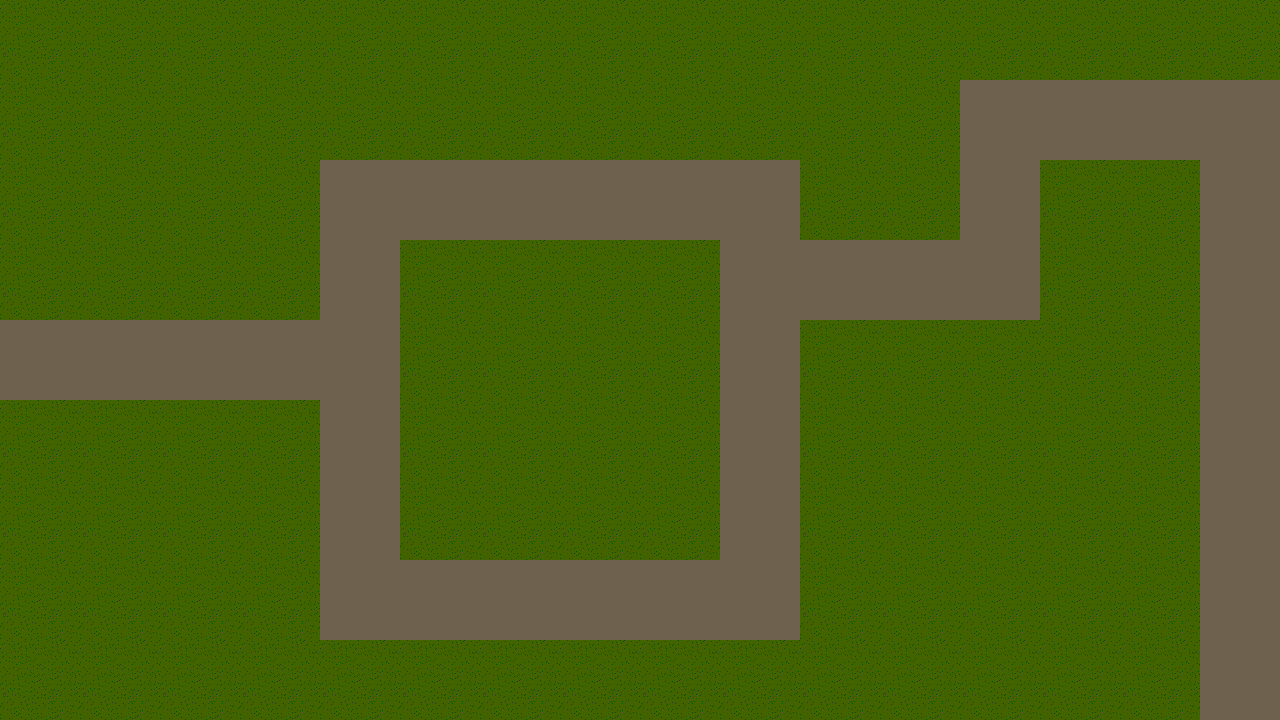

A level layout from a 2D game, rendered from its tile map. Below: a short description, then the map file with tile-grid data replaced by summaries:
An orthogonal 16x9 tile map with 80x80 px tiles, 1 tile layer (Tile Layer 1), 2 tilesets and 9 objects (SpawnPoint, move1, move2, move3, move4, ...).

<map version="1.2" tiledversion="1.2.4" orientation="orthogonal" renderorder="right-down" width="16" height="9" tilewidth="80" tileheight="80" infinite="0" nextlayerid="5" nextobjectid="11">
 <tileset firstgid="1" source="map1.tsx" />
 <tileset firstgid="2" source="map2.tsx" />
 <objectgroup id="3" name="Objects">
  <object id="1" name="SpawnPoint" x="-101.333" y="337.333" width="56" height="45.3333" />
  <object id="2" name="move1" x="358.666" y="366.667" />
  <object id="3" name="move2" x="362.667" y="192" />
  <object id="4" name="move3" x="758.667" y="194.667" />
  <object id="5" name="move4" x="761.333" y="286.667" />
  <object id="6" name="move5" x="1002.67" y="284" />
  <object id="7" name="move6" x="1000" y="114.667" />
  <object id="8" name="move7" x="1244" y="116" />
  <object id="9" name="move8" x="1241.33" y="814.667" />
 </objectgroup>
 <layer id="1" name="Tile Layer 1" width="16" height="9">
  <data>[144 cells, 144 non-empty, 2 distinct tile ids]</data>
 </layer>
</map>
